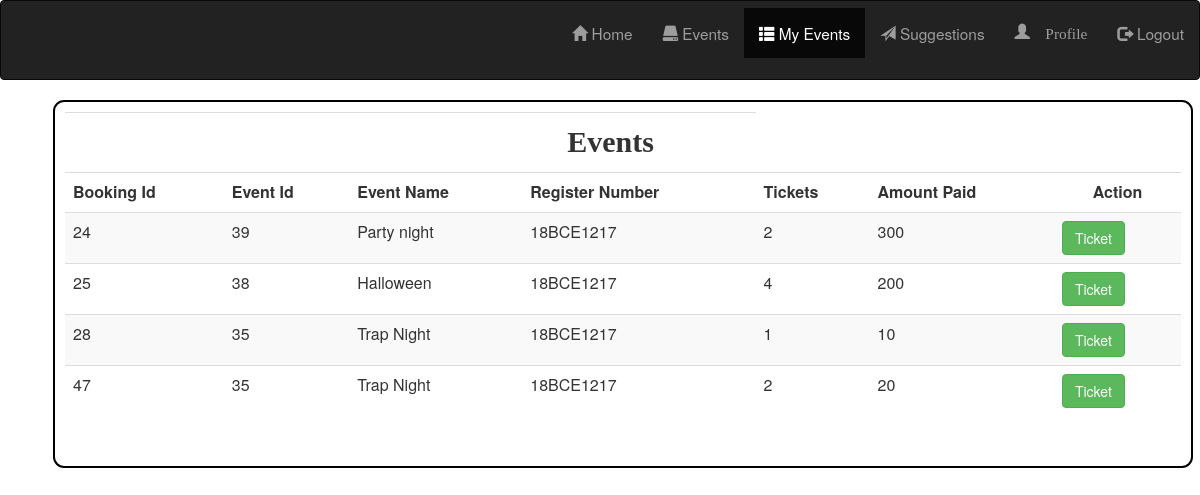
Page /myevents.php (signed in) on the committed database.
### tables this page shows
CREATE TABLE `booking` (
  `booking_id` int(11) NOT NULL,
  `Eventid` int(50) NOT NULL,
  `Eventname` varchar(50) NOT NULL,
  `Reg_number` varchar(50) NOT NULL,
  `Tickets` int(50) NOT NULL,
  `price` int(20) NOT NULL
);

### myevents.php (the view, shortened to what this page needs)
<?php
require 'dbconfig/config.php';
$regnumber=$_SESSION['reg_num'];
$query="select * from booking where Reg_number='$regnumber' ORDER BY booking_id ASC ";
$result=mysqli_query($con,$query);
?>
<html>
  <link rel="stylesheet" href="https://maxcdn.bootstrapcdn.com/bootstrap/3.4.1/css/bootstrap.min.css">
<body>
<div id="topheader">
  <nav class="navbar navbar-inverse" style="height: 10%;">
    <div class="container-fluid" style="margin-top: 0.6%;font-size: 110%;">
      <div class="navbar-header">
        <a class="navbar-brand" href="#"></a>
      </div>
      <ul class="nav navbar-nav navbar-right">
        <li><a href="user_dashboard.php"><span class="glyphicon glyphicon-home"></span> Home</a></li>
        <li><a href="events.php"><span class="glyphicon glyphicon-hdd"></span> Events</a></li>
        <li class="active"><a href="myevents.php"><span class="glyphicon glyphicon-th-list"></span> My Events</a></li>
        <li><a href="conduct.php"><span class="glyphicon glyphicon-send"></span> Suggestions</a></li>
        <li><a href="profile.php"><span class="glyphicon glyphicon-user"> Profile</a></li>
        <li><a href="llogOut.php"><span class="glyphicon glyphicon-log-out" name="logout" method="post" action="index.php" type="submit" ></span> Logout</a></li>
      </ul>
    </div>
  </nav>
</div>
<form action="myevents.php" method="post">
<div class="container">
<div id="main">
<table class="table table-striped" align="center"  cellpadding="5">
<tr>
<th colspan="4" id="tablehead" style="font-size: 30px; font-family: 'Artifika';font-weight: bold;">Events</th>
</tr>
<tr>
<th>Booking Id</th>
<th>Event Id</th>
<th>Event Name</th>
<th>Register Number</th>
<th>Tickets</th>
<th>Amount Paid</th>
<th colspan="2" style="text-align: center;">Action</th>
</tr>
<?php
while($rows=mysqli_fetch_assoc($result))
{
  ?>
  <tr>
  <td><?php echo $rows['booking_id'];?></td>
  <td contenteditable="true"><?php echo $rows['Eventid'];?></td>
  <td contenteditable="true"><?php echo $rows['Eventname'];?></td>
  <td contenteditable="true"><?php echo $rows['Reg_number'];?></td>
  <td contenteditable="true"><?php echo $rows['Tickets'];?></td>
  <td contenteditable="true"><?php echo $rows['price'];?></td>
  <td><button type="submit" id="view_btn_ex" class="btn btn-success" name="view_btn_ex">Ticket</button></td>
  </tr>
<?php }?>
</table>
<br>
  </form>
</body>
</html>

### myevents.php (style rules this page uses)
body { background-image: url("sky.jpg"); height: 100%; background-position: center; background-repeat: no-repeat; background-size: cover; }
#main { border: 2px solid black; padding:10px; width: 100%; margin-left:23px; border-radius:11px; background-color:white; }
#tablehead { padding-left:45%; color: solid black; font-size:20px; font-weight:bold; background-color:white; }

### rows in the picture
booking: booking_id "24", Eventid "39", Eventname "Party night", Reg_number "18BCE1217", Tickets "2", price "300"
booking: booking_id "25", Eventid "38", Eventname "Halloween", Reg_number "18BCE1217", Tickets "4", price "200"
booking: booking_id "28", Eventid "35", Eventname "Trap Night", Reg_number "18BCE1217", Tickets "1", price "10"
booking: booking_id "47", Eventid "35", Eventname "Trap Night", Reg_number "18BCE1217", Tickets "2", price "20"
